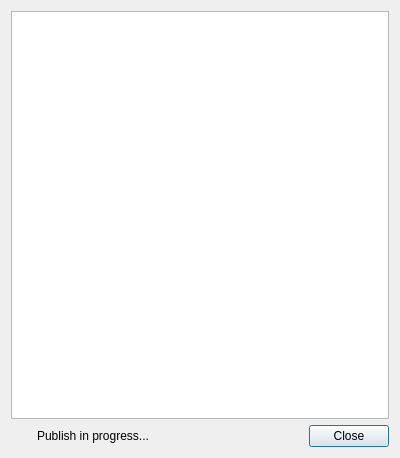
<?xml version="1.0" encoding="UTF-8"?>
<ui version="4.0">
 <class>Dialog</class>
 <widget class="QDialog" name="Dialog">
  <property name="geometry">
   <rect>
    <x>0</x>
    <y>0</y>
    <width>400</width>
    <height>458</height>
   </rect>
  </property>
  <property name="windowTitle">
   <string>Dialog</string>
  </property>
  <layout class="QVBoxLayout" name="verticalLayout">
   <item>
    <widget class="QTextEdit" name="log_box">
     <property name="readOnly">
      <bool>true</bool>
     </property>
    </widget>
   </item>
   <item>
    <layout class="QHBoxLayout" name="horizontalLayout">
     <item>
      <widget class="QLabel" name="progress_status_icon">
       <property name="minimumSize">
        <size>
         <width>20</width>
         <height>20</height>
        </size>
       </property>
       <property name="maximumSize">
        <size>
         <width>20</width>
         <height>20</height>
        </size>
       </property>
       <property name="text">
        <string/>
       </property>
       <property name="pixmap">
        <pixmap resource="resources.qrc">:/tk-multi-progress/publish_in_progress.png</pixmap>
       </property>
       <property name="scaledContents">
        <bool>true</bool>
       </property>
      </widget>
     </item>
     <item>
      <widget class="QLabel" name="progress_message">
       <property name="sizePolicy">
        <sizepolicy hsizetype="Expanding" vsizetype="Preferred">
         <horstretch>0</horstretch>
         <verstretch>0</verstretch>
        </sizepolicy>
       </property>
       <property name="text">
        <string>Publish in progress...</string>
       </property>
      </widget>
     </item>
     <item>
      <widget class="QPushButton" name="close_button">
       <property name="text">
        <string>Close</string>
       </property>
      </widget>
     </item>
    </layout>
   </item>
  </layout>
 </widget>
 <resources>
  <include location="resources.qrc"/>
 </resources>
 <connections/>
</ui>
